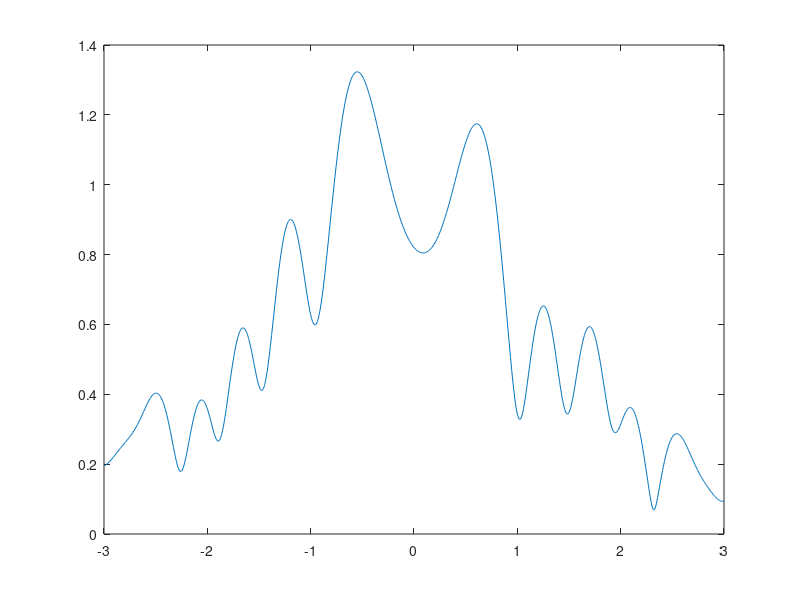
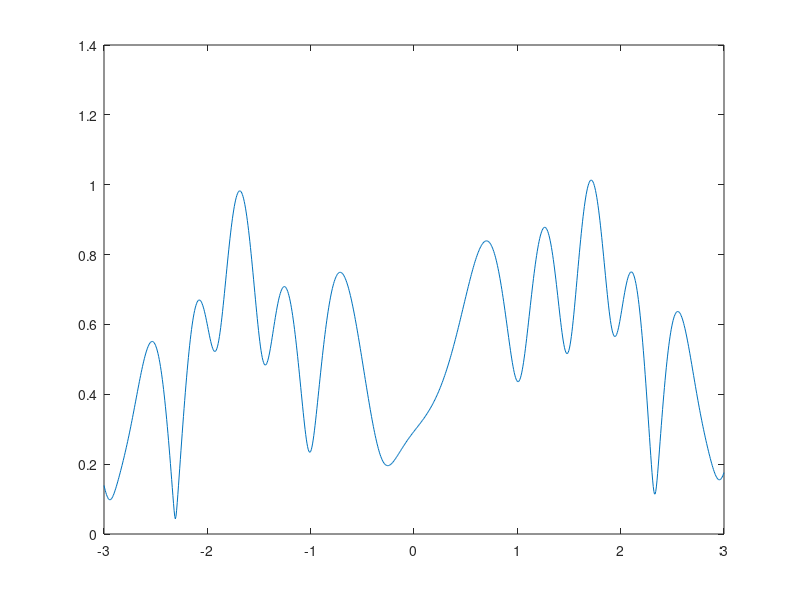
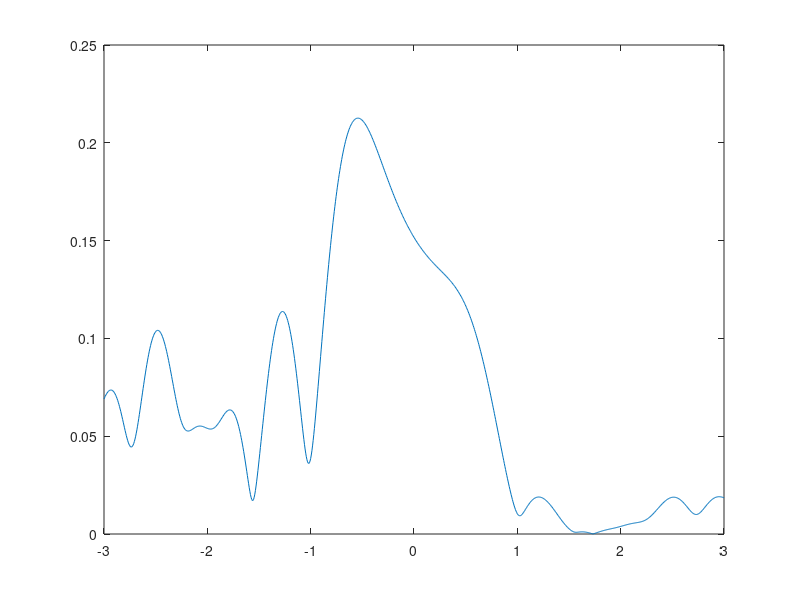

These figures' MATLAB source, in order:
close all; clear; clc;
Data 	= 	load('Data2.dat');

figure()
plot(Data(:,1),Data(:,2))

figure()
plot(Data(:,1),Data(:,3))

figure()
plot(Data(:,1),Data(:,4))
